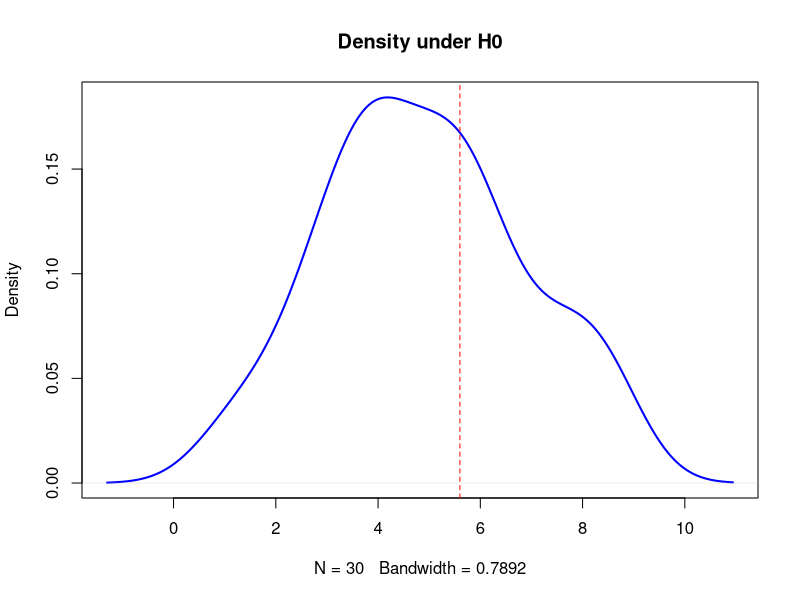
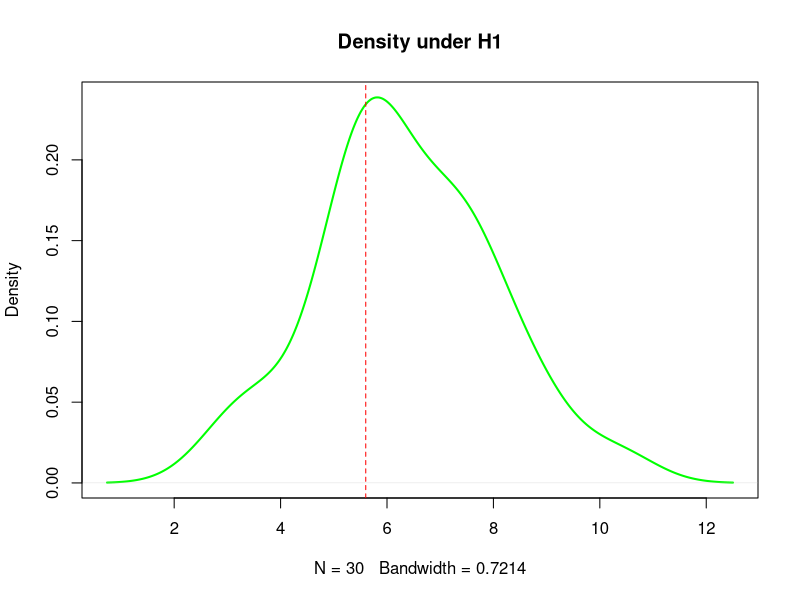

These charts were generated, in order, by the following R code:
# Parameters
mu0 <- 5  # Null hypothesis mean
mu1 <- 6  # Alternative hypothesis mean
sigma <- 2  # Standard deviation
n <- 30  # Sample size
alpha <- 0.05  # Significance level

# Generate sample data
set.seed(123)
sample_H0 <- rnorm(n, mu0, sigma)
sample_H1 <- rnorm(n, mu1, sigma)

# Compute critical value
critical_value <- qnorm(1 - alpha, mu0, sigma / sqrt(n))

# Decision rule
decision_H0 <- mean(sample_H0) > critical_value
decision_H1 <- mean(sample_H1) > critical_value

# Output results
cat("Critical Value:", critical_value, "\n")
cat("Decision under H0:", decision_H0, "\n")
cat("Decision under H1:", decision_H1, "\n")

# Plot density curves
plot(density(sample_H0), col = "blue", lwd = 2, main = "Density under H0")
abline(v = critical_value, col = "red", lty = 2)

plot(density(sample_H1), col = "green", lwd = 2, main = "Density under H1")
abline(v = critical_value, col = "red", lty = 2)
